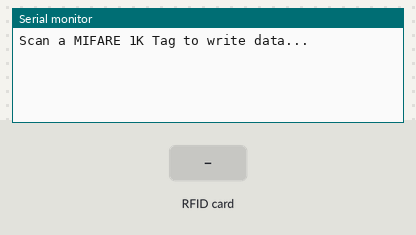
Simulated run of this sketch. Board: Arduino Uno, built with avr-gcc and run on an emulated ATmega328P. Shown: the last lines printed to the serial monitor. The test bench sets the inputs (shaded band).

Above: at 1.2 s.
1.3 s: RFID card 5E 7A 19 C4 held to the reader
At 1.49 s:
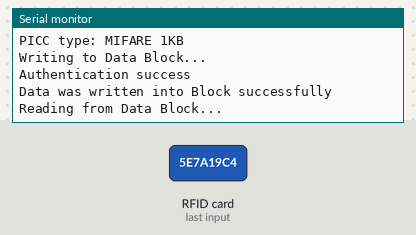
At 2.0 s:
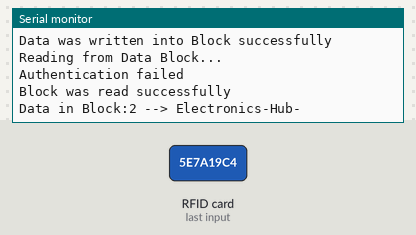

Measured:
- after the input at 1.3 s, the serial monitor: prints a new line at once (image 1)

The sketch:

write_to_RFID.ino
```cpp
#include <SPI.h>
#include <MFRC522.h>
#define SS_PIN 10
#define RST_PIN 7
MFRC522 mfrc522(SS_PIN, RST_PIN);
MFRC522::MIFARE_Key key;
int blockNum = 2;
byte blockData [16] = {"Electronics-Hub-"};
byte bufferLen = 12;
byte readBlockData[12];
MFRC522::StatusCode status;
void setup()
{
  Serial.begin(9600);
  SPI.begin();
  mfrc522.PCD_Init();
  Serial.println("Scan a MIFARE 1K Tag to write data...");
}

void loop()
{
  for (byte i = 0; i < 6; i++)
  {
   key.keyByte[i] = 0xFF;
  }
    if ( ! mfrc522.PICC_IsNewCardPresent())
  {
    return;
  }
  if ( ! mfrc522.PICC_ReadCardSerial())
  {
   return;
  }
  Serial.print("\n");
  Serial.println("**Card Invalid**");
   Serial.print(F("Card UID:"));
  for (byte i = 0; i < mfrc522.uid.size; i++)
  {
    Serial.print(mfrc522.uid.uidByte[i] < 0x10 ? " 0" : " ");
    Serial.print(mfrc522.uid.uidByte[i], HEX);
  }
  Serial.print("\n");
  Serial.print(F("PICC type: "));
  MFRC522::PICC_Type piccType = mfrc522.PICC_GetType(mfrc522.uid.sak);
  Serial.println(mfrc522.PICC_GetTypeName(piccType));

  Serial.print("\n");
  Serial.println("Writing to Data Block...");
  WriteDataToBlock(blockNum, blockData);
  Serial.print("\n");
  Serial.println("Reading from Data Block...");
  ReadDataFromBlock(blockNum, readBlockData);
  Serial.print("\n");
  Serial.print("Data in Block:");
  Serial.print(blockNum);
  Serial.print(" --> ");
  for (int j=0 ; j<16 ; j++)
   {
     Serial.write(readBlockData[j]);
   }
   Serial.print("\n");
}
void WriteDataToBlock(int blockNum, byte blockData[])
{
  status = mfrc522.PCD_Authenticate(MFRC522::PICC_CMD_MF_AUTH_KEY_A, blockNum, &key, &(mfrc522.uid));
  if (status != MFRC522::STATUS_OK)
  {
    Serial.print("Authentication failed for Write: ");
    Serial.println(mfrc522.GetStatusCodeName(status));
    return;
  }
  else
  {
    Serial.println("Authentication success");
  }
  status = mfrc522.MIFARE_Write(blockNum, blockData, 16);
  if (status != MFRC522::STATUS_OK)
  {
    Serial.print("Writing to Block failed: ");
    Serial.println(mfrc522.GetStatusCodeName(status));
    return;
  }
  else
  {
    Serial.println("Data was written into Block successfully");
  }
 }
void ReadDataFromBlock(int blockNum, byte readBlockData[])
{
   byte status = mfrc522.PCD_Authenticate(MFRC522::PICC_CMD_MF_AUTH_KEY_A, blockNum, &key, &(mfrc522.uid));

  if (status != MFRC522::STATUS_OK)
  {
     Serial.print("Authentication failed for Read: ");
     Serial.println(mfrc522.GetStatusCodeName(status));
     return;
  }
  else
  {
    Serial.println("Authentication failed");
  }
  status = mfrc522.MIFARE_Read(blockNum, readBlockData, &bufferLen);
  if (status != MFRC522::STATUS_OK)
  {
    Serial.print("Reading failed: ");
    Serial.println(mfrc522.GetStatusCodeName(status));
    return;
  }
  else
  {
    Serial.println("Block was read successfully");
  }
 }
```
